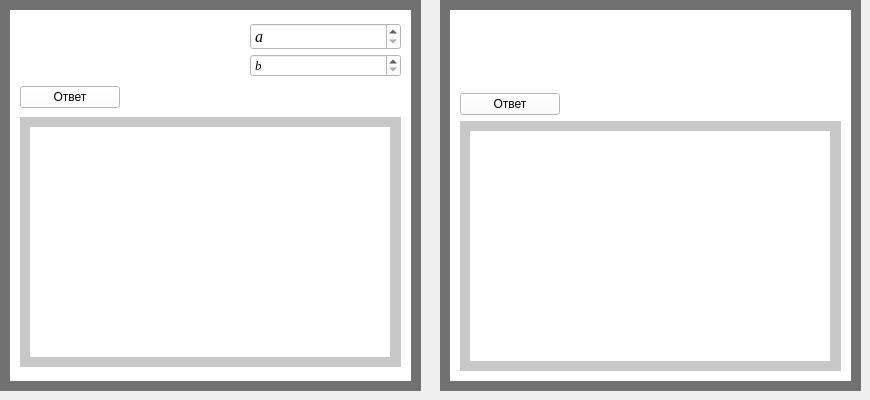
      <widget class="QWidget" name="tab_10">
       <attribute name="title">
        <string>Лагорифмы</string>
       </attribute>
       <widget class="QWidget" name="widget_39" native="true">
        <property name="geometry">
         <rect>
          <x>0</x>
          <y>0</y>
          <width>421</width>
          <height>391</height>
         </rect>
        </property>
        <property name="styleSheet">
         <string notr="true">background-color: rgb(0, 0, 0);
background-color: rgb(113, 113, 113);</string>
        </property>
        <widget class="QWidget" name="widget_40" native="true">
         <property name="geometry">
          <rect>
           <x>10</x>
           <y>10</y>
           <width>401</width>
           <height>371</height>
          </rect>
         </property>
         <property name="styleSheet">
          <string notr="true">background-color: rgb(255, 255, 255);</string>
         </property>
         <widget class="QWidget" name="verticalLayoutWidget_42">
          <property name="geometry">
           <rect>
            <x>10</x>
            <y>0</y>
            <width>381</width>
            <height>361</height>
           </rect>
          </property>
          <layout class="QVBoxLayout" name="verticalLayout_55">
           <property name="topMargin">
            <number>10</number>
           </property>
           <item>
            <layout class="QHBoxLayout" name="horizontalLayout_10">
             <property name="spacing">
              <number>50</number>
             </property>
             <item>
              <widget class="QLabel" name="label_64">
               <property name="minimumSize">
                <size>
                 <width>180</width>
                 <height>0</height>
                </size>
               </property>
               <property name="styleSheet">
                <string notr="true">background-color: rgb(255, 255, 255);</string>
               </property>
               <property name="text">
                <string/>
               </property>
               <property name="pixmap">
                <pixmap>D:/Downloads/Снимок экрана 2024-02-10 182600.png</pixmap>
               </property>
              </widget>
             </item>
             <item>
              <layout class="QVBoxLayout" name="verticalLayout_56">
               <property name="spacing">
                <number>4</number>
               </property>
               <item>
                <widget class="QSpinBox" name="spinBox_81">
                 <property name="font">
                  <font>
                   <family>Times New Roman</family>
                   <pointsize>12</pointsize>
                   <italic>true</italic>
                  </font>
                 </property>
                 <property name="specialValueText">
                  <string>a</string>
                 </property>
                 <property name="maximum">
                  <number>1000000000</number>
                 </property>
                </widget>
               </item>
               <item>
                <widget class="QSpinBox" name="spinBox_84">
                 <property name="font">
                  <font>
                   <family>Times New Roman</family>
                   <pointsize>10</pointsize>
                   <italic>true</italic>
                  </font>
                 </property>
                 <property name="specialValueText">
                  <string>b</string>
                 </property>
                 <property name="maximum">
                  <number>1000000000</number>
                 </property>
                </widget>
               </item>
              </layout>
             </item>
            </layout>
           </item>
           <item>
            <widget class="QPushButton" name="pushButton_25">
             <property name="minimumSize">
              <size>
               <width>100</width>
               <height>0</height>
              </size>
             </property>
             <property name="maximumSize">
              <size>
               <width>100</width>
               <height>16777215</height>
              </size>
             </property>
             <property name="text">
              <string>Ответ</string>
             </property>
            </widget>
           </item>
           <item>
            <widget class="QWidget" name="widget_81" native="true">
             <property name="minimumSize">
              <size>
               <width>0</width>
               <height>250</height>
              </size>
             </property>
             <property name="maximumSize">
              <size>
               <width>400</width>
               <height>250</height>
              </size>
             </property>
             <property name="styleSheet">
              <string notr="true">background-color: rgb(200, 200, 200);</string>
             </property>
             <widget class="QLabel" name="label_65">
              <property name="geometry">
               <rect>
                <x>10</x>
                <y>10</y>
                <width>360</width>
                <height>230</height>
               </rect>
              </property>
              <property name="minimumSize">
               <size>
                <width>360</width>
                <height>230</height>
               </size>
              </property>
              <property name="maximumSize">
               <size>
                <width>360</width>
                <height>16777215</height>
               </size>
              </property>
              <property name="styleSheet">
               <string notr="true">background-color: rgb(255, 255, 255);</string>
              </property>
              <property name="text">
               <string/>
              </property>
             </widget>
            </widget>
           </item>
          </layout>
         </widget>
        </widget>
       </widget>
       <widget class="QWidget" name="widget_31" native="true">
        <property name="geometry">
         <rect>
          <x>440</x>
          <y>0</y>
          <width>421</width>
          <height>391</height>
         </rect>
        </property>
        <property name="styleSheet">
         <string notr="true">background-color: rgb(0, 0, 0);
background-color: rgb(113, 113, 113);</string>
        </property>
        <widget class="QWidget" name="widget_32" native="true">
         <property name="geometry">
          <rect>
           <x>10</x>
           <y>10</y>
           <width>401</width>
           <height>371</height>
          </rect>
         </property>
         <property name="styleSheet">
          <string notr="true">background-color: rgb(255, 255, 255);</string>
         </property>
         <widget class="QWidget" name="verticalLayoutWidget_36">
          <property name="geometry">
           <rect>
            <x>10</x>
            <y>0</y>
            <width>381</width>
            <height>361</height>
           </rect>
          </property>
          <layout class="QVBoxLayout" name="verticalLayout_48">
           <item>
            <layout class="QHBoxLayout" name="horizontalLayout_27">
             <property name="spacing">
              <number>50</number>
             </property>
             <item>
              <widget class="QLabel" name="label_54">
               <property name="minimumSize">
                <size>
                 <width>180</width>
                 <height>0</height>
                </size>
               </property>
               <property name="styleSheet">
                <string notr="true">background-color: rgb(255, 255, 255);</string>
               </property>
               <property name="text">
                <string/>
               </property>
               <property name="pixmap">
                <pixmap>D:/Downloads/Снимок экрана 2024-02-10 194615.png</pixmap>
               </property>
              </widget>
             </item>
            </layout>
           </item>
           <item>
            <widget class="QPushButton" name="pushButton_19">
             <property name="minimumSize">
              <size>
               <width>100</width>
               <height>0</height>
              </size>
             </property>
             <property name="maximumSize">
              <size>
               <width>100</width>
               <height>16777215</height>
              </size>
             </property>
             <property name="text">
              <string>Ответ</string>
             </property>
            </widget>
           </item>
           <item>
            <widget class="QWidget" name="widget_76" native="true">
             <property name="minimumSize">
              <size>
               <width>0</width>
               <height>250</height>
              </size>
             </property>
             <property name="maximumSize">
              <size>
               <width>400</width>
               <height>250</height>
              </size>
             </property>
             <property name="styleSheet">
              <string notr="true">background-color: rgb(200, 200, 200);</string>
             </property>
             <widget class="QLabel" name="label_55">
              <property name="geometry">
               <rect>
                <x>10</x>
                <y>10</y>
                <width>360</width>
                <height>230</height>
               </rect>
              </property>
              <property name="minimumSize">
               <size>
                <width>360</width>
                <height>230</height>
               </size>
              </property>
              <property name="maximumSize">
               <size>
                <width>360</width>
                <height>230</height>
               </size>
              </property>
              <property name="styleSheet">
               <string notr="true">background-color: rgb(255, 255, 255);</string>
              </property>
              <property name="text">
               <string/>
              </property>
             </widget>
            </widget>
           </item>
          </layout>
         </widget>
        </widget>
       </widget>
      </widget>
